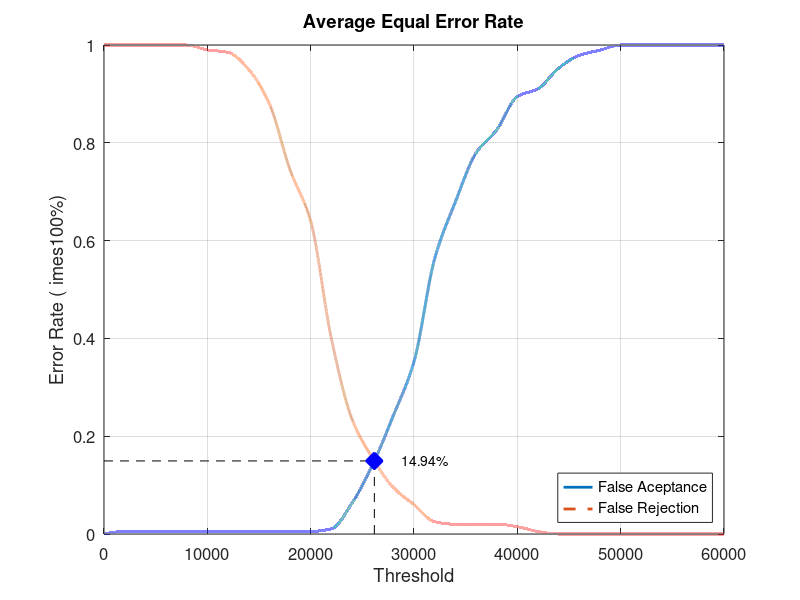
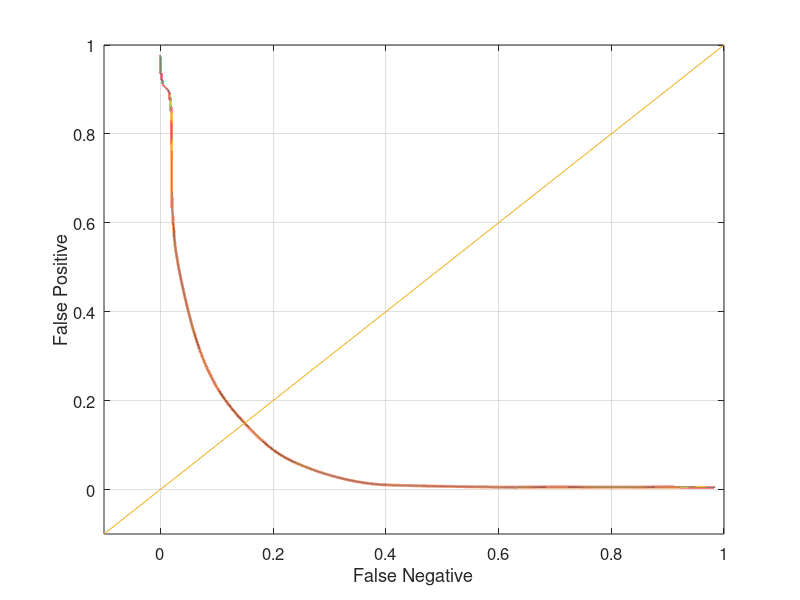

Reproduce these figures in MATLAB, in order.
close all;
clear;
clc;
x = 0:2000:60000;
xq = 0:0.5:60000;

y0 = [0 0.00526316 0.00526316 0.00526316 0.00526316 0.00526316 0.00526316 0.00526316 0.00526316 0.00526316 0.00526316 0.0105263 0.0631579 0.142105 0.242105 0.352632 0.563158 0.678947 0.778947 0.826316 0.894737 0.910526 0.952632 0.978947 0.989474 1 1 1 1 1 1]
yy0 = interp1(x, y0, xq, 'pchip');
y1 = [1 1 1 1 1 0.99 0.985 0.95 0.88 0.745 0.64 0.4 0.235 0.155 0.095 0.06 0.025 0.02 0.02 0.02 0.015 0.005 0 0 0 0 0 0 0 0 0]
yy1 = interp1(x, y1, xq, 'pchip');

% Calculating EER: 
y2 = abs(y0 - y1);
find(y2 == min(y2))
yy2 = abs(yy0 - yy1);
xEER = find(yy2 == min(yy2));
xEERIndex = xq(xEER) % X-axis EER
yEER = yy0(xEER) % Y-axis EER

main = figure
plot(xq, yy0,'-','LineWidth', 2);	hold on
plot(xq, yy1,'--','LineWidth', 2);	hold on
plot([xEERIndex xEERIndex], [0 yEER], 'k--');	hold on
plot([0 xEERIndex], [yEER yEER], 'k--');	hold on
plot(xEERIndex, yEER, 'bx', 'LineWidth', 10);	hold on
text(xEERIndex + 10 * xEERIndex / 100, yEER, [num2str(round((10000 * yEER)) / 100) '%'])
legend('False Aceptance', 'False Rejection', 'Location', 'SouthEast')
xlabel('Threshold')
ylabel('Error Rate (	imes100%)')
title('Average Equal Error Rate')
set(gca, 'FontSize', 12)
axis([0 60000 0 1])
grid on

print(main, 'Database2_4Main', '-dpng');
FNRxFPR = figure('Color', [1 1 1]);
plot(yy1, yy0, '-', yy1, yy0, 'LineWidth', 2);
hold on
y = -0.1:0.1:1
plot(y, y); 
set(gca, 'FontSize', 12)
xlabel('False Negative')
ylabel('False Positive')
axis([-0.1 1 -0.1 1])
set(gca, 'FontSize', 12)
grid on

print(FNRxFPR, 'Database2_4FNRxFPR','-dpng');
